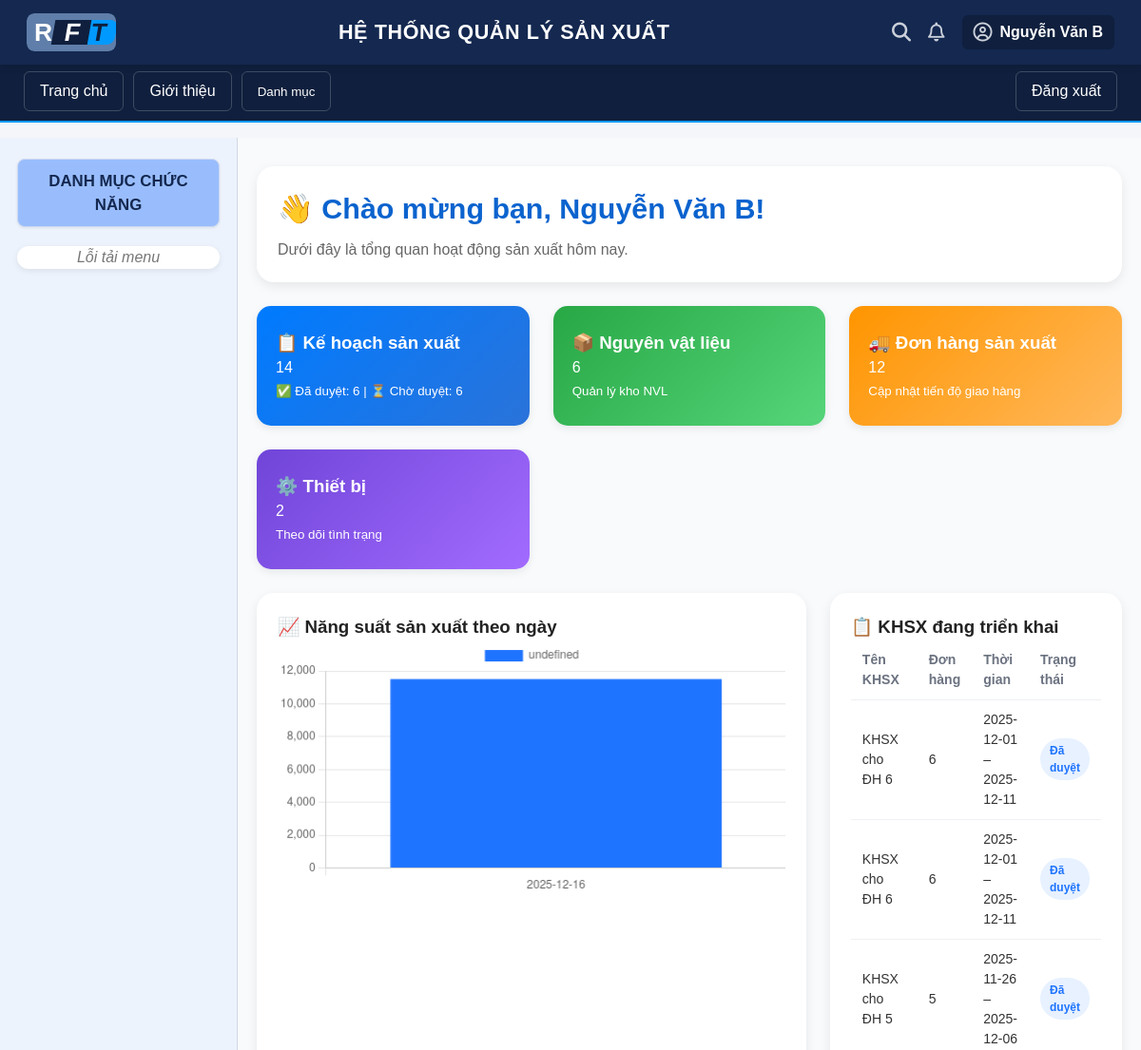
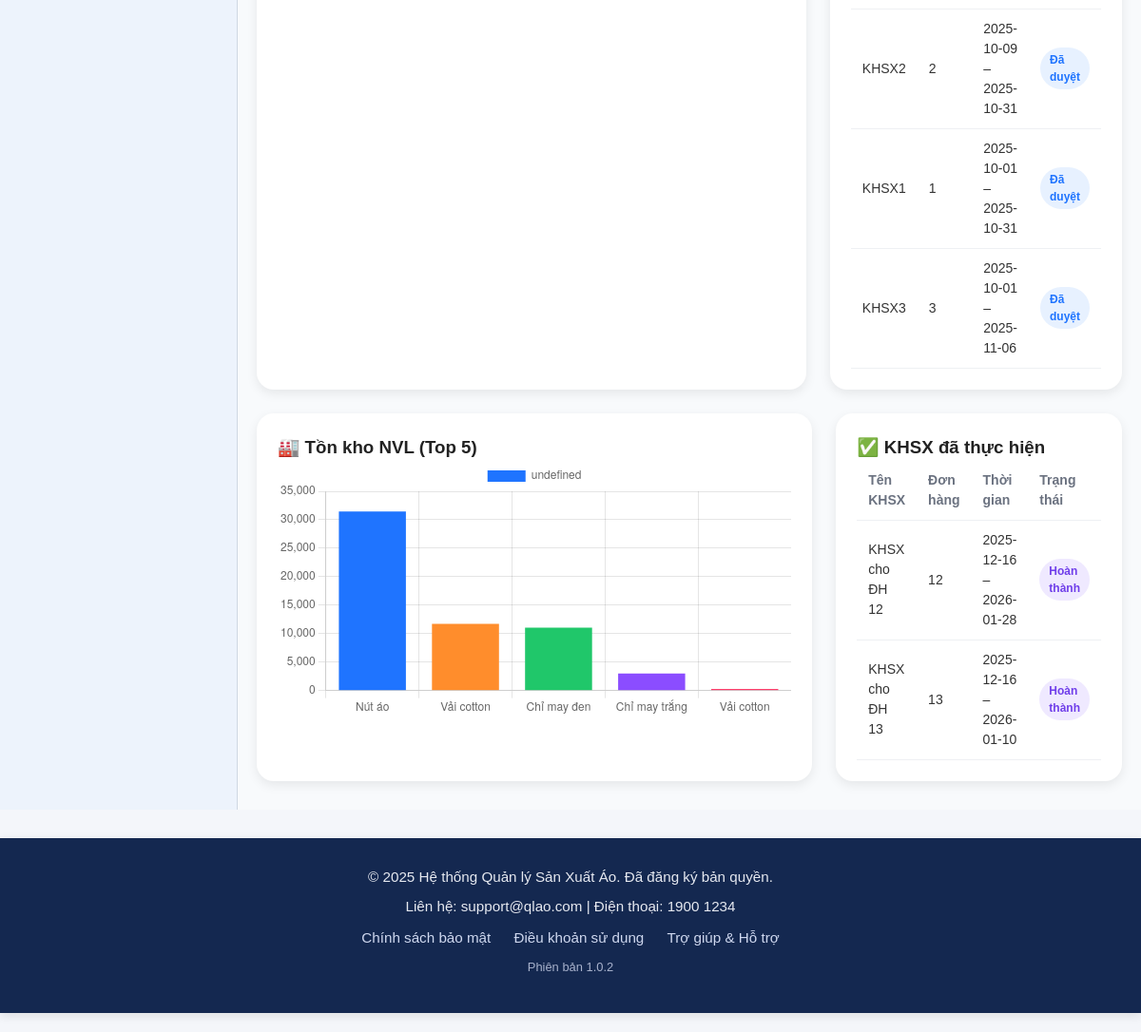
/index.php?page=home (signed in), run on the app's committed database (2 pictures, top to bottom).
### tables this page shows
CREATE TABLE `kehoachsanxuat` (
  `maKHSX` int(11) NOT NULL,
  `tenKHSX` varchar(100) NOT NULL,
  `maDonHang` int(11) NOT NULL,
  `maSanPham` int(11) NOT NULL,
  `thoiGianBatDau` date NOT NULL,
  `thoiGianKetThuc` date NOT NULL,
  `trangThai` varchar(50) NOT NULL DEFAULT 'Chờ duyệt',
  `maND` int(11) NOT NULL
);

### app/controllers/HomeController.php (called while the page is built, shortened)
<?php
require_once 'app/models/HomeModel.php';
class HomeController
{
    public function index()
    {
        $isLoggedIn = true;
        $homeModel = new HomeModel();
        $thongKe = $homeModel->layThongKeTongQuan();
        $duLieuBieuDo = $homeModel->layNangSuatTheoNgay(7);
        $KHSXDangTrienKhai = $homeModel->layKHSXDangTrienKhai();
        $KHSXDaThucHien = $homeModel->layKHSXDaThucHien();
        $tonKhoNVL = $homeModel->layTonKhoNVL();
        require_once 'app/views/home.php';
    }
}

### app/models/HomeModel.php (called while the page is built)
<?php
require_once 'ketNoi.php';
class HomeModel {
    private $conn;
    public function __construct() {
        $db = new KetNoi();
        $this->conn = $db->connect();
    }
    public function layThongKeTongQuan() {
        $data = [];
        $data['tongKHSX'] = $this->getCount("SELECT COUNT(*) FROM kehoachsanxuat");
        $data['tongNVL'] = $this->getCount("SELECT COUNT(*) FROM nvl");
        $data['tongDonHang'] = $this->getCount("SELECT COUNT(*) FROM donhangsanxuat");
        $data['tongThietBi'] = $this->getCount("SELECT COUNT(*) FROM thietbi");
        $data['daDuyet'] = $this->getCount("SELECT COUNT(*) FROM kehoachsanxuat WHERE trangThai='Đã duyệt'");
        $data['choDuyet'] = $this->getCount("SELECT COUNT(*) FROM kehoachsanxuat WHERE trangThai='Chờ duyệt'");
        return $data;
    }
    private function getCount($sql) {
        $result = $this->conn->query($sql);
        return $result ? $result->fetch_row()[0] : 0;
    }
    public function layNangSuatTheoNgay($soNgay = 7) {
    $sql = "
        SELECT
            DATE(ngayLam) AS ngay,
            SUM(soLuongSPHoanThanh) AS tongSoLuong
        FROM ghinhanthanhphamtheongay
        WHERE ngayLam >= DATE_SUB(CURDATE(), INTERVAL ? DAY)
        GROUP BY DATE(ngayLam)
        ORDER BY ngay ASC
    ";
    $stmt = $this->conn->prepare($sql);
    $stmt->bind_param('i', $soNgay);
    $stmt->execute();
    $result = $stmt->get_result();
    $data = [];
    while ($row = $result->fetch_assoc()) {
        $data[] = $row;
    }
    return $data;
}
public function layKHSXDangTrienKhai() {
    $sql = "
        SELECT
            tenKHSX,
            maDonHang,
            thoiGianBatDau,
            thoiGianKetThuc,
            trangThai
        FROM kehoachsanxuat
        WHERE trangThai IN ('Đang sản xuất', 'Đã duyệt')
        ORDER BY thoiGianBatDau DESC
        LIMIT 10
    ";
    return $this->conn->query($sql)->fetch_all(MYSQLI_ASSOC);
}
public function layKHSXDaThucHien() {
    $sql = "
        SELECT
            tenKHSX,
            maDonHang,
            thoiGianBatDau,
            thoiGianKetThuc,
            trangThai
        FROM kehoachsanxuat
        WHERE trangThai IN ('Hoàn thành', 'Đã kết thúc')
        ORDER BY thoiGianKetThuc DESC
        LIMIT 10
    ";
    return $this->conn->query($sql)->fetch_all(MYSQLI_ASSOC);
}
public function layTonKhoNVL() {
    $sql = "
        SELECT tenNVL, soLuongTonKho
        FROM nvl
        ORDER BY soLuongTonKho DESC
        LIMIT 5
    ";
    return $this->conn->query($sql)->fetch_all(MYSQLI_ASSOC);
}
}

### app/models/ketNoi.php (called while the page is built, shortened)
<?php
class KetNoi {
    private $host = "localhost";
    private $user = "root";
    private $pass = "";
    private $dbname = "dlck";
    public function connect() {
        $this->conn = new mysqli($this->host, $this->user, $this->pass, $this->dbname);
        $this->conn->set_charset("utf8mb4");
        return $this->conn;
    }
}
?>

### app/views/home.php (the view, shortened to what this page needs)
<!DOCTYPE html>
<html lang="vi">
<head>
    <link rel="stylesheet" href="public/css/style.css">
</head>
<body>
    <?php include 'app/views/layouts/header.php'; ?>
    <?php include 'app/views/layouts/nav.php'; ?>
    <div class="main-container">
        <?php include 'app/views/layouts/sidebar.php'; ?>
        <?php if (!$isLoggedIn): ?>
            <div class="welcome-container">
                <div class="welcome-card">
                    <h1 style="font-size:2.2em;font-weight:800;color:#0b63ce;margin-bottom:12px;">👋 Chào mừng bạn đến hệ
                        thống QLSX</h1>
                    <p style="font-size:1.05em;color:#555;line-height:1.6;margin-bottom:28px;">
                        Giải pháp quản lý sản xuất thông minh – theo dõi kế hoạch, nguyên vật liệu và năng suất trong một
                        nền tảng duy nhất.
                    </p>
                    <button class="login-btn" onclick="window.location.href='index.php?page=login'">🔐 Đăng nhập
                        ngay</button>
                </div>
            </div>
        <?php else: ?>
            <div class="dashboard-container">
                <div class="panel" style="margin-bottom:25px;">
                    <h1 style="font-size:1.9em;font-weight:700;color:#0b63ce;margin:0;">
                        👋 Chào mừng bạn, <?= htmlspecialchars($_SESSION['user']['hoTen'] ?? '') ?>!
                    </h1>
                    <p style="color:#666;margin-top:8px;">Dưới đây là tổng quan hoạt động sản xuất hôm nay.</p>
                </div>
                <div class="dashboard-stats">
                    <div class="card" style="background:linear-gradient(135deg,#007bff,#2a73da);color:#fff;">
                        <h3>📋 Kế hoạch sản xuất</h3>
                        <p><?= $thongKe['tongKHSX'] ?? 0 ?></p>
                        <small>✅ Đã duyệt: <?= $thongKe['daDuyet'] ?? 0 ?> | ⏳ Chờ duyệt:
                            <?= $thongKe['choDuyet'] ?? 0 ?></small>
                    </div>
                    <div class="card" style="background:linear-gradient(135deg,#28a745,#56d57a);color:#fff;">
                        <h3>📦 Nguyên vật liệu</h3>
                        <p><?= $thongKe['tongNVL'] ?? 0 ?></p>
                        <small>Quản lý kho NVL</small>
                    </div>
                    <div class="card" style="background:linear-gradient(135deg,#ff9500,#ffb85c);color:#fff;">
                        <h3>🚚 Đơn hàng sản xuất</h3>
                        <p><?= $thongKe['tongDonHang'] ?? 0 ?></p>
                        <small>Cập nhật tiến độ giao hàng</small>
                    </div>
                    <div class="card" style="background:linear-gradient(135deg,#7045d8,#a26bff);color:#fff;">
                        <h3>⚙️ Thiết bị</h3>
                        <p><?= $thongKe['tongThietBi'] ?? 0 ?></p>
                        <small>Theo dõi tình trạng</small>
                    </div>
                </div>
                <div class="grid-2-1" style="margin-top:25px;margin-bottom:25px;">
                    <div class="panel">
                        <h3>📈 Năng suất sản xuất theo ngày</h3>
                        <canvas id="chartNangSuat"></canvas>
                    </div>
                    <div class="panel">
                        <h3>📋 KHSX đang triển khai</h3>
                        <table class="table">
                            <tr>
                                <th>Tên KHSX</th>
                                <th>Đơn hàng</th>
                                <th>Thời gian</th>
                                <th>Trạng thái</th>
                            </tr>
                            <?php if (!empty($KHSXDangTrienKhai)): ?>
                                <?php foreach ($KHSXDangTrienKhai as $row): ?>
                                    <tr>
                                        <td><?= $row['tenKHSX'] ?></td>
                                        <td><?= $row['maDonHang'] ?></td>
                                        <td><?= $row['thoiGianBatDau'] ?> – <?= $row['thoiGianKetThuc'] ?></td>
                                        <td>
                                            <?php
                                            $st = trim($row['trangThai']);
                                            $cls = 'b-pending';
                                            if ($st == 'Đã duyệt')
                                                $cls = 'b-approved';
                                            ?>
                                            <span class="badge <?= $cls ?>"><?= $st ?></span>
                                        </td>
                                    </tr>
                                <?php endforeach; ?>
                            <?php else: ?>
                                <tr>
                                    <td colspan="4" style="text-align:center;">Không có dữ liệu</td>
                                </tr>
                            <?php endif; ?>
                        </table>
                    </div>
                </div>
                <div class="grid-2-1">
                    <div class="panel">
                        <h3>🏭 Tồn kho NVL (Top 5)</h3>
                        <canvas id="chartTonKho"></canvas>
                    </div>
                    <div class="panel">
                        <h3>✅ KHSX đã thực hiện</h3>
                        <table class="table">
                            <tr>
                                <th>Tên KHSX</th>
                                <th>Đơn hàng</th>
                                <th>Thời gian</th>
                                <th>Trạng thái</th>
                            </tr>
                            <?php if (!empty($KHSXDaThucHien)): ?>
                                <?php foreach ($KHSXDaThucHien as $row): ?>
                                    <tr>
                                        <td><?= $row['tenKHSX'] ?></td>
                                        <td><?= $row['maDonHang'] ?></td>
                                        <td><?= $row['thoiGianBatDau'] ?> – <?= $row['thoiGianKetThuc'] ?></td>
                                        <td>
                                            <span class="badge b-done"><?= $row['trangThai'] ?></span>
                                        </td>
                                    </tr>
                                <?php endforeach; ?>
                            <?php else: ?>
                                <tr>
                                    <td colspan="4" style="text-align:center;">Không có dữ liệu</td>
                                </tr>
                            <?php endif; ?>
                        </table>
                    </div>
                </div>
            </div>
            <script>
                const nsLabels = <?= json_encode(array_column($duLieuBieuDo, 'ngay')) ?>;
                const nsValues = <?= json_encode(array_column($duLieuBieuDo, 'tongSoLuong')) ?>;
                new Chart(document.getElementById('chartNangSuat'), {
                    type: 'bar',
                    data: {
                        labels: nsLabels,
                        datasets: [{
                            data: nsValues,
                            backgroundColor: '#1f74ff'
                        }]
                    }
                });
                const nvlLabels = <?= json_encode(array_column($tonKhoNVL, 'tenNVL')) ?>;
                const nvlValues = <?= json_encode(array_column($tonKhoNVL, 'soLuongTonKho')) ?>;
                new Chart(document.getElementById('chartTonKho'), {
                    type: 'bar',
                    data: {
                        labels: nvlLabels,
                        datasets: [{
                            data: nvlValues,
                            backgroundColor: ['#1f74ff', '#ff8d2c', '#20c76a', '#8b4dff', '#ff3e6c']
                        }]
                    }
                });
            </script>
        <?php endif; ?>
    </div>
    <?php include 'app/views/layouts/footer.php'; ?>
</body>
</html>

### public/css/style.css (style rules this page uses)
:root { --xanh-dam: #142850; --xanh-dam-hon: #0f1f3d; --xanh-sang: #0099ff; --mau-nen-trang: #f4f6fa; --mau-nen-container: #ffffff; --mau-vien: #d6d9e1; --mau-chu-chinh: #222; --mau-xam-icon: #cbd0da; }
* { box-sizing: border-box; margin: 0; padding: 0; }
body { font-family: "Poppins", sans-serif; background-color: var(--mau-nen-trang); color: var(--mau-chu-chinh); line-height: 1.5; }
.main-container { display: flex; flex-wrap: nowrap; width: 100%; min-width: 0; margin-top: 145px; background-color: #f8fafc; overflow-x: hidden; }

### app/views/home.php (style rules this page uses)
body { background-color: #f5f7fa; font-family: "Segoe UI", Roboto, sans-serif; margin: 0; }
.dashboard-container { flex: 1; min-width: 0; padding: 30px 20px; overflow-x: hidden; }
.dashboard-stats { display: grid; grid-template-columns: repeat(auto-fit, minmax(250px, 1fr)); gap: 25px; }
.card { background: #fff; padding: 25px 20px; border-radius: 15px; box-shadow: 0 3px 10px rgba(0, 0, 0, .08); }
.panel { background: #fff; padding: 22px; border-radius: 18px; box-shadow: 0 4px 12px rgba(0, 0, 0, .08); }
.grid-2-1 { display: grid; grid-template-columns: 2fr 1fr; gap: 25px; }
.table { width: 100%; border-collapse: collapse; }
.table th, .table td { padding: 10px 12px; border-bottom: 1px solid #eef0f3; font-size: 14px; color: #333; }
.table th { color: #6b7280; text-align: left; }
.badge { display: inline-block; padding: 4px 10px; border-radius: 999px; font-size: 12px; font-weight: 600; }
.b-approved { background: #e7f1ff; color: #1f74ff; }
.b-done { background: #efe9ff; color: #6f3eea; }

### data on the page
kehoachsanxuat: tenKHSX "KHSX cho ĐH 6", maDonHang "6", thoiGianBatDau "2025-12-01", thoiGianKetThuc "2025-12-11", trangThai "Đã duyệt"
kehoachsanxuat: tenKHSX "KHSX cho ĐH 6", maDonHang "6", thoiGianBatDau "2025-12-01", thoiGianKetThuc "2025-12-11", trangThai "Đã duyệt"
kehoachsanxuat: tenKHSX "KHSX cho ĐH 5", maDonHang "5", thoiGianBatDau "2025-11-26", thoiGianKetThuc "2025-12-06", trangThai "Đã duyệt"
kehoachsanxuat: tenKHSX "KHSX2", maDonHang "2", thoiGianBatDau "2025-10-09", thoiGianKetThuc "2025-10-31", trangThai "Đã duyệt"
kehoachsanxuat: tenKHSX "KHSX1", maDonHang "1", thoiGianBatDau "2025-10-01", thoiGianKetThuc "2025-10-31", trangThai "Đã duyệt"
kehoachsanxuat: tenKHSX "KHSX3", maDonHang "3", thoiGianBatDau "2025-10-01", thoiGianKetThuc "2025-11-06", trangThai "Đã duyệt"
kehoachsanxuat: tenKHSX "KHSX cho ĐH 12", maDonHang "12", thoiGianBatDau "2025-12-16", thoiGianKetThuc "2026-01-28", trangThai "Hoàn thành"
kehoachsanxuat: tenKHSX "KHSX cho ĐH 13", maDonHang "13", thoiGianBatDau "2025-12-16", thoiGianKetThuc "2026-01-10", trangThai "Hoàn thành"

### other printed values
$tenHienThi "Nguyễn Văn B"
$_SESSION['user']['hoTen'] "Nguyễn Văn B"
$thongKe['tongKHSX'] "14"
$thongKe['daDuyet'] "6"
$thongKe['choDuyet'] "6"
$thongKe['tongNVL'] "6"
$thongKe['tongDonHang'] "12"
$thongKe['tongThietBi'] "2"
chart data {{ json_encode(array_column($duLieuBieuDo, 'ngay')) }} ["2025-12-16"]
chart data {{ json_encode(array_column($duLieuBieuDo, 'tongSoLuong')) }} ["11500"]
chart data {{ json_encode(array_column($tonKhoNVL, 'soLuongTonKho')) }} ["31463","11710","11041","3000","300"]
